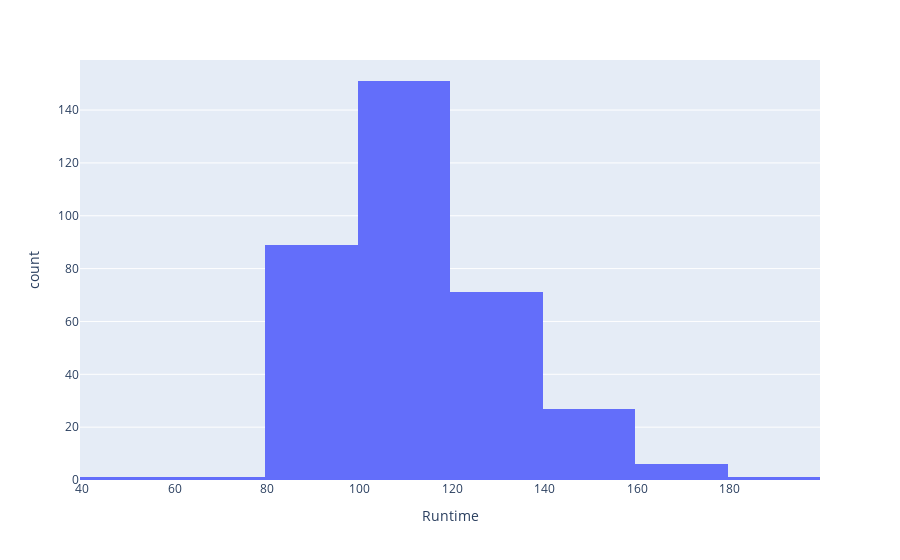

The notebook cell saved with this chart:
### Code cell
fig = px.histogram(df, x='Runtime', nbins=10)
fig.show()

### Figure 1 — Plotly figure (JSON) as saved in the notebook; plotly's stock layout.template omitted (floating-point values rounded to 4 significant figures; data arrays with more than 128 entries replaced by an {"elided": "..."} marker saying what was removed)
{"data": [{"alignmentgroup": "True", "bingroup": "x", "hovertemplate": "Runtime=%{x}<br>count=%{y}<extra></extra>", "legendgroup": "", "marker": {"color": "#636efa", "pattern": {"shape": ""}}, "name": "", "nbinsx": 10, "offsetgroup": "", "orientation": "v", "showlegend": false, "type": "histogram", "x": {"elided": "347 int values"}, "xaxis": "x", "yaxis": "y"}], "layout": {"barmode": "relative", "legend": {"tracegroupgap": 0}, "margin": {"t": 60}, "xaxis": {"anchor": "y", "domain": [0, 1], "title": {"text": "Runtime"}}, "yaxis": {"anchor": "x", "domain": [0, 1], "title": {"text": "count"}}}}
